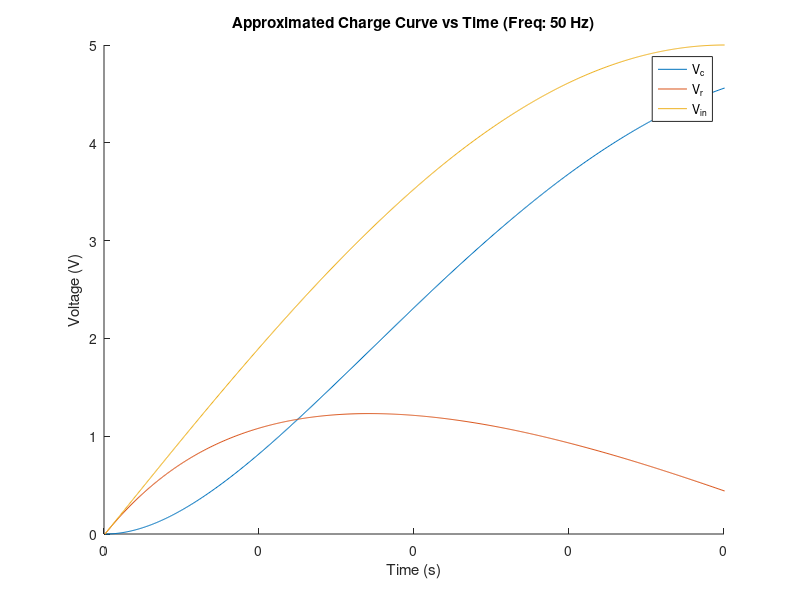
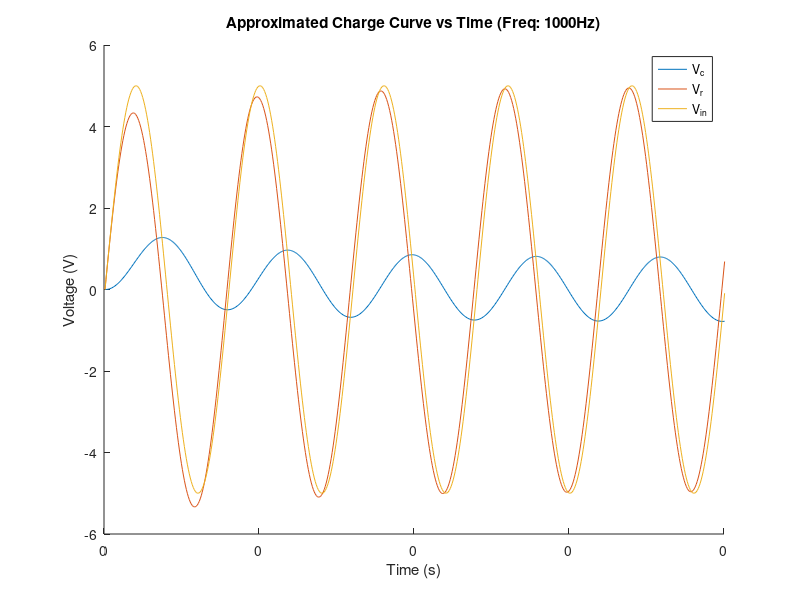
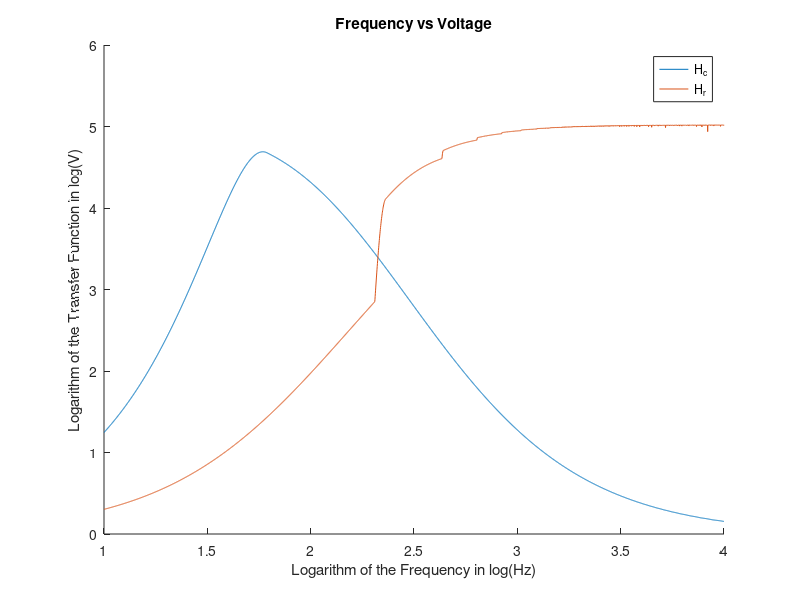

Write MATLAB code to recreate these figures, in order.
%% Part 2: The Flipped Circuit

clear all;
close all;

%% implementation

t = 0.005; % total time of 0.04 seconds, as seen in figure 4 of the handout. 
R = 1e3;  % 1000; % 1 k ohms
C = 1e-6; % 1e-6; % 1 micro F
h = 8e-6; % sampling rate in seconds per sample

% We're currently only considering the frequency being 50 Hz.
timesteps = 0:h:t;
% timesteps, all within the time domain. 
% there will be length(timesteps) samples taken. 
Vinput50 = 5 * sin(2 * pi * 50 * timesteps);
Vresistor50 = zeros(1,length(timesteps));
Vcapacitor50 = zeros(1,length(timesteps));

%% Construction and Execution of the model at 50Hz
for i = 1:length(timesteps)
    Vcapacitor50(i+1) = (1 - (h / (R * C))) * Vcapacitor50(i) + (h / (R * C)) * Vinput50(i); % Equation #10
end

Vresistor50 = Vinput50 - Vcapacitor50(1:end-1); % Equation #08
%% Plotting of data
figure(1);
hold on;
plot(Vcapacitor50);
plot(Vresistor50);
plot(Vinput50);
hold off;
xlabel("Time (s)");
ylabel("Voltage (V)");
title("Approximated Charge Curve vs Time (Freq: 50 Hz)");
legend("V_c", "V_r", "V_i_n", "location", "best");
set(gca, 'XTick', 0:(length(timesteps)-1)/4:length(timesteps)-1)
set(gca, 'XTickLabel', 0:0.01:t)
xlim([0 t / h + 0.01]);

%% Construction and Execution of the model at 1000Hz
Vinput1000 = 5 * sin(2 * pi * 1000 * timesteps);
Vcapacitor1000 = zeros(1,length(timesteps));

for i = 1:length(timesteps)                         
    Vcapacitor1000(i+1) = (1 - (h / (R * C))) * Vcapacitor1000(i) + (h / (R * C)) * Vinput1000(i); % Equation #10
end

Vresistor1000 = Vinput1000 - Vcapacitor1000(1:end-1); % Equation #08

%% Plotting of data
figure(2);
hold on;
plot(Vcapacitor1000);
plot(Vresistor1000);
plot(Vinput1000);
hold off;
xlabel("Time (s)");
ylabel("Voltage (V)");
title("Approximated Charge Curve vs Time (Freq: 1000Hz)");
legend("V_c", "V_r", "V_i_n", "location", "best");
set(gca, 'XTick', 0:(length(timesteps)-1)/4:length(timesteps)-1)
set(gca, 'XTickLabel', 0:0.01:t)
xlim([0 t / h + 0.01]);

%% Task 2.3: The Transfer Functions
% notice that 10 is 10^1 and 10k is 10^4. |powers| is log(10) .. log(10k)
% with steps in logarithmic units. 
powers = 1:0.001:4;
Vc = 0;

for p = 1:length(powers)
    % we're using 10^powers(i) to decode the frequency.
    Vin = 5 * sin(2 * pi * 10^powers(p) * [0:length(timesteps)] * h);
    for i = 1:length(timesteps)
        Vc(i+1) = (1 - (h / (R * C))) * Vc(i) + (h / (R * C)) * Vin(i);
    end
    
    Vr = Vin - Vc;
    
    Hc(p) = max(Vc);
    Hr(p) = max(Vr);
end

figure;
hold on;
plot(powers, Hc);
plot(powers, Hr);
hold off;
xlabel("Logarithm of the Frequency in log(Hz)");
ylabel("Logarithm of the Transfer Function in log(V)");
title("Frequency vs Voltage");
legend("H_c", "H_r");

